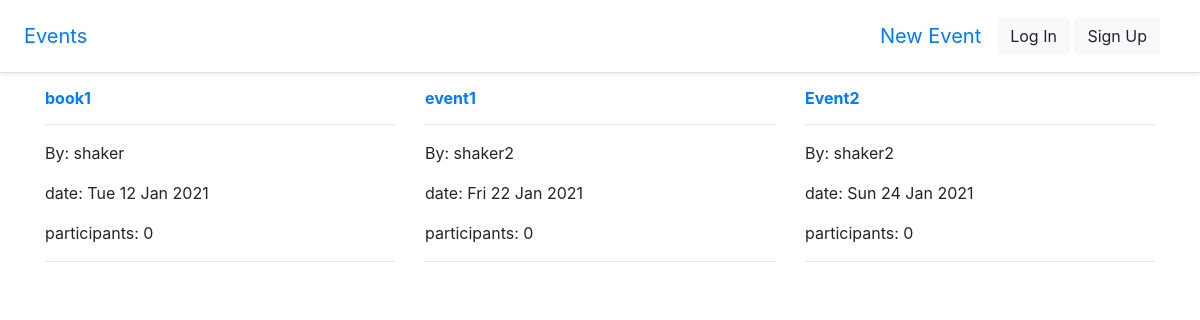
Before: / with the older database file.
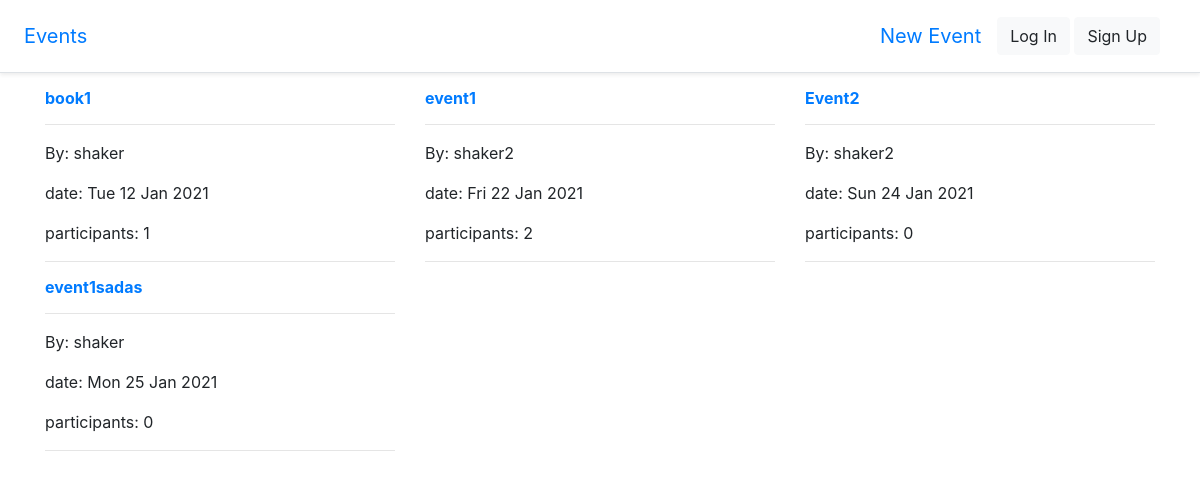
After: the same page with the newer database file.
### events/models.py (models this page shows, shortened)
class Event(models.Model):
    title = models.CharField(max_length=100)
    description = models.TextField()
    date = models.DateTimeField()
    owner = models.ForeignKey(
        CustomUser, on_delete=models.SET_NULL, null=True, related_name="events_owner"
    )
    participant = models.ManyToManyField(
        CustomUser, related_name="events", blank=True)
    @property
    def praticipents_numbers(self):
        return self.participant.count
    class Meta:
        ordering = ("date",)
        indexes = [
            models.Index(fields=["id"], name="id_index"),
        ]

### users/models.py (models this page shows)
class CustomUser(AbstractUser):
    pass

### events/views.py (the view)
# urls.py: path("", ListEvents.as_view(), name="events"),
class ListEvents(EventMixin, ListView):
    context_object_name = "events"
    template_name = "events/events_list.html"
    paginate_by = 6

### events/mixins.py (called while the page is built)
    def get_queryset(self):
        if self.request.user.is_authenticated:
            return Event.objects.exclude(participant=self.request.user).all()
        return Event.objects.all()

### templates/events/events_list.html (shortened to what this page needs)
{% extends 'base.html' %}
{% load static %}
{% block content %}
<div class="row">
  {% for event in events%}
  <div class="col-lg-4">
    <div
      class="box-element event"
      data-event="{{event.id}}"
      data-user="{{request.user.id}}"
    >
      <h6>
        <a href="{%url 'event_detail' event.id%}"><strong>{{event.title}}</strong> </a>
      </h6>
      <hr />
      <p>By: {{event.owner}}</p>
      <p>date: {{event.date |date:"D d M Y" }}</p>
      <p>
        participants: <span class="num">{{event.praticipents_numbers}}</span>
      </p>
      <hr />
    </div>
  </div>
  {% endfor %}
</div>
{% endblock content %}

Changed rows visible on the page:
computed for Event "book1": praticipents_numbers "0" → "1"
computed for Event "event1": praticipents_numbers "0" → "2"
added Event: title "event1sadas", owner "shaker", date "Mon 25 Jan 2021", praticipents_numbers "0"
